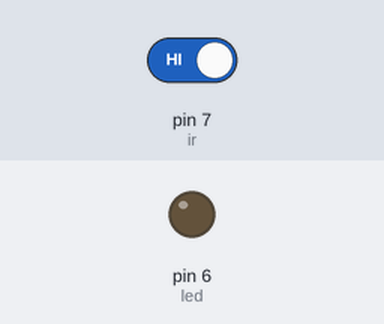
Simulated run of this sketch. Board: Arduino Uno, built with avr-gcc and run on an emulated ATmega328P. Parts: output pins drawn as LEDs (lit = HIGH). The inputs (shaded band) are chosen by the test bench; at power-on: pin 7 (ir) HIGH. What the sketch prints to the serial monitor is not drawn.

Above: at 1.2 s.
1.3 s: pin 7 (ir) driven LOW
At 1.7 s:
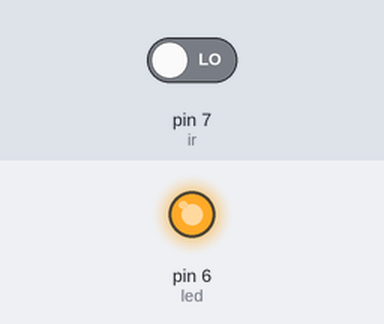
2.8 s: pin 7 (ir) driven HIGH
At 4.1 s:
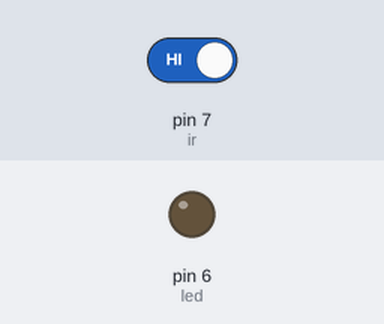
Timing chart, 0 to 5.8 s (numbered marks = the images above; inputs shaded):
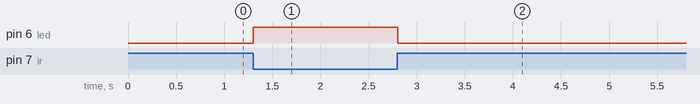

The sketch:

IRsensor.ino.ino
```cpp
int led=6;
int ir=7;
void setup() {
 pinMode(led,OUTPUT);
 pinMode(ir,INPUT);
 Serial.begin(9600);

}

void loop() {
 int value=digitalRead(7);
 if(value==0)
 {
  digitalWrite(led,1);
  }
  else
  {
  digitalWrite(led,0);
  }

 Serial.println(value);


}
```

Measured:
- after the input at 1.3 s, pin 6 (led): LOW → HIGH at once
- after the input at 2.8 s, pin 6 (led): HIGH → LOW at once
